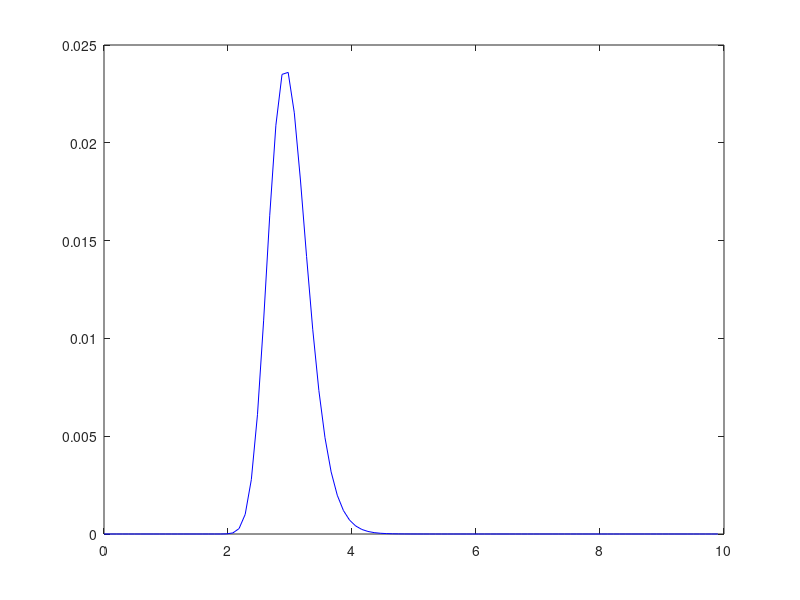

Write the MATLAB code that produced this figure.

rhoz_vec_SW = [...
0.000000000000000000e+00
0.000000000000000000e+00
0.000000000000000000e+00
0.000000000000000000e+00
0.000000000000000000e+00
0.000000000000000000e+00
0.000000000000000000e+00
0.000000000000000000e+00
0.000000000000000000e+00
0.000000000000000000e+00
0.000000000000000000e+00
0.000000000000000000e+00
0.000000000000000000e+00
0.000000000000000000e+00
0.000000000000000000e+00
0.000000000000000000e+00
9.745843629629630200e-13
1.690491430422221969e-10
5.536991591388148215e-09
1.046881955375135790e-07
1.159335777768099784e-06
8.227113105531323408e-06
4.061722704865326945e-05
1.472083995906064166e-04
4.081620681115410380e-04
8.953692995806727950e-04
1.600023681633332140e-03
2.393046218887188124e-03
3.068734769361637377e-03
3.450254316651996545e-03
3.465260134362511957e-03
3.161738531534140795e-03
2.657479466251338671e-03
2.082574775121628571e-03
1.537543256277405053e-03
1.077609267294302132e-03
7.228392798364061860e-04
4.663749929275854528e-04
2.910752333759472708e-04
1.764844604538189261e-04
1.043252101970088886e-04
6.036557407228564846e-05
3.419990573864429857e-05
1.908727841872607118e-05
1.050045144984848651e-05
5.709343667718251564e-06
3.055223813066481365e-06
1.619139184980415367e-06
8.573530554953979150e-07
4.534084309120831758e-07
2.361731880359447963e-07
1.244875867280316769e-07
6.750148608575776420e-08
3.610408371857558352e-08
2.021265975435408714e-08
1.252049246087407622e-08
8.268680281174815295e-09
5.741365090064445479e-09
4.390455716678518408e-09
3.715249004899258893e-09
3.048664868970369494e-09
2.471780174391851822e-09
2.039163498820000486e-09
1.942227488851111072e-09
1.592245791097778087e-09
1.561141579203703887e-09
1.110726773339259305e-09
8.756961302207407072e-10
8.919351295066667341e-10
8.207741771488890212e-10
7.329281771488887850e-10
6.350216558570369476e-10
4.560596557251851986e-10
4.512478364896296438e-10
2.996169699666666802e-10
4.186252287511111620e-10
2.949304109659258919e-10
2.331547972325926037e-10
1.973772655170370345e-10
5.581914124444445578e-11
8.994385124444446780e-11
5.064172546444444590e-11
2.304683253333333101e-11
0.000000000000000000e+00
0.000000000000000000e+00
0.000000000000000000e+00
0.000000000000000000e+00
0.000000000000000000e+00
0.000000000000000000e+00
0.000000000000000000e+00
0.000000000000000000e+00
0.000000000000000000e+00
0.000000000000000000e+00
0.000000000000000000e+00
0.000000000000000000e+00
0.000000000000000000e+00
0.000000000000000000e+00
0.000000000000000000e+00
0.000000000000000000e+00
0.000000000000000000e+00
0.000000000000000000e+00];

z_vec_SW = [0 : length(rhoz_vec_SW)-1]*9.900990e-02;

figure(1); plot(z_vec_SW,rhoz_vec_SW*0.0236/max(rhoz_vec_SW),'b')
